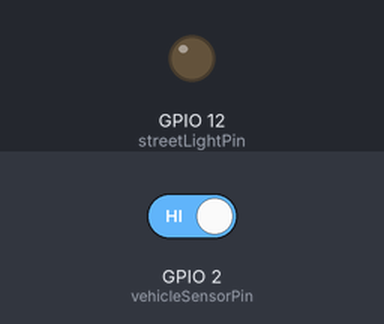
The sketch below on a simulated ESP32. Parts: output pins drawn as LEDs (lit = HIGH). Inputs (shaded band) come from the test bench; at power-on: GPIO 2 (vehicleSensorPin) HIGH. WiFi joins after 1.5 s; servers stay silent unless stated; no MQTT or app messages arrive unless stated; what the sketch prints to the serial monitor is not drawn.

Above: at 2.7 s.
2.8 s: GPIO 2 (vehicleSensorPin) driven LOW
At 5.0 s:
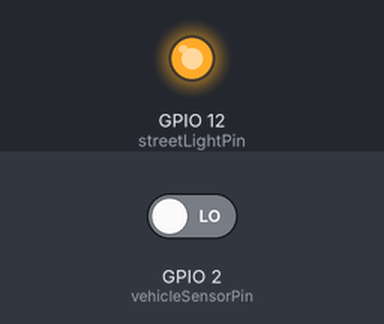
Timing chart, 0 to 6.5 s (numbered marks = the images above; inputs shaded):
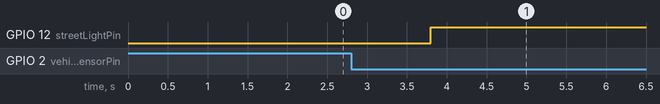

Measured:
- after the input at 2.8 s, GPIO 12 (streetLightPin): LOW → HIGH after 1.0 s

The sketch:

Streetlight.ino
```cpp
#include <WiFi.h>
#include <PubSubClient.h>

const char* ssid = "your_wifi_ssid";
const char* password = "your_wifi_password";
const char* mqtt_server = "mqtt_server_address";
const int mqtt_port = 1883;
const char* mqtt_user = "mqtt_username";
const char* mqtt_password = "mqtt_password";
const char* clientID = "your_client_id";

const int vehicleSensorPin = 2;
const int streetLightPin = 12;

WiFiClient espClient;
PubSubClient client(espClient);

volatile int vehicleCount = 0;

void setup_wifi() {
  delay(10);
  Serial.println();
  Serial.print("Connecting to ");
  Serial.println(ssid);

  WiFi.begin(ssid, password);

  while (WiFi.status() != WL_CONNECTED) {
    delay(500);
    Serial.print(".");
  }

  Serial.println("");
  Serial.println("WiFi connected");
  Serial.println("IP address: ");
  Serial.println(WiFi.localIP());
}

void callback(char* topic, byte* payload, unsigned int length) {
  // Handle MQTT messages if needed
}

void reconnect() {
  while (!client.connected()) {
    Serial.print("Attempting MQTT connection...");

    if (client.connect(clientID, mqtt_user, mqtt_password)) {
      Serial.println("connected");
      client.subscribe("street_light_control_topic");
    } else {
      Serial.print("failed, rc=");
      Serial.print(client.state());
      Serial.println(" try again in 5 seconds");
      delay(5000);
    }
  }
}

void setup() {
  pinMode(vehicleSensorPin, INPUT_PULLUP);
  pinMode(streetLightPin, OUTPUT);

  Serial.begin(9600);
  setup_wifi();
  client.setServer(mqtt_server, mqtt_port);
  client.setCallback(callback);
}

void loop() {
  if (!client.connected()) {
    reconnect();
  }
  client.loop();

  // Check vehicle sensor
  if (digitalRead(vehicleSensorPin) == LOW) {
    vehicleCount++;
    Serial.print("Vehicle Count: ");
    Serial.println(vehicleCount);
    delay(1000); // debounce time
  }

  // Sample logic to control street lights based on MQTT messages
  // Replace with your own logic
  if (client.connected()) {
    client.publish("vehicle_count_topic", String(vehicleCount).c_str());
    client.publish("street_light_status_topic", "ON");
  }

  // Example: Turn off street lights after 10 seconds of no vehicle detection
  if (vehicleCount == 0 || digitalRead(vehicleSensorPin) == HIGH) {
    digitalWrite(streetLightPin, LOW);
  } else {
    digitalWrite(streetLightPin, HIGH);
    delay(10000); // adjust as needed
  }
}
```
